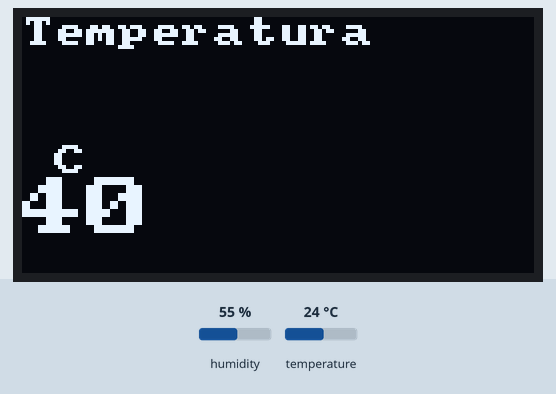
This sketch was run on a simulated ESP8266 (NodeMCU). Parts: 128×64 one-colour display. Inputs (shaded band) come from the test bench; at power-on: humidity 55 %, temperature 24 °C. What the sketch prints to the serial monitor is not drawn.

Above: at 2.2 s.
At 7.2 s:
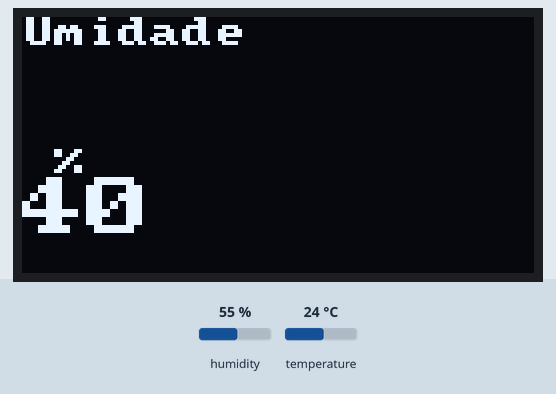

The sketch:

Andre1_medidor-temperatura-umidade.ino
```cpp
// --- Biblioteca Sensor Temperatura umidade DHT ---
#include <DHT.h>


//COPIADO PARA FUNCIONAR O DISPLAY
#include <Arduino.h>
#include <U8x8lib.h>

//#ifdef U8X8_HAVE_HW_SPI
//#include <SPI.h>
//#endif

#ifdef U8X8_HAVE_HW_I2C
#include <Wire.h>
#endif
//COPIADO PARA FUNCIONAR O DISPLAY

// --- Definições Sensor Temperatura umidade DHT ---
#define DHTPIN D3
#define DHTTYPE DHT22
DHT dht(DHTPIN, DHTTYPE);

// --- Definições Display
U8X8_SH1106_128X64_NONAME_HW_I2C u8x8(/* reset=*/ U8X8_PIN_NONE);

 int umidade;
 int temperatura;

//--DISPLAY Adafruit, não utilizado neste projeto
//#include<Adafruit_SSD1306.h>
//#define OLED_RESET LED_BUILTIN
//Adafruit_SSD1306 display(OLED_RESET);

//--SETUP
void setup() {
  Serial.begin(115200);
  configurarDisplay();
  //pinMode(LED_BUILTIN, OUTPUT);     // Initialize the LED_BUILTIN pin as an output
}

//--LOOP
void loop() {
  medirTemperaturaUmidade();
  mostrarTemperaturaUmidade();

  //analogWrite(6, 100);

}


//*************************//
//*                        //
//*---FUNÇÕES AUXILIARES---//
//*                        //
//*************************//

//--CONFIGURA O DISPLAY
void configurarDisplay(){
  //display.begin(SSD1306_SWITCHCAPVCC, 0x3C);// Refrencia arduino IC2 na web para fazer pesquisa desta porta
  //display.setTextColor(WHITE);
  //display.clearDisplay();

  u8x8.begin();
  u8x8.setFont(u8x8_font_amstrad_cpc_extended_f);
  u8x8.clear();

  //u8x8.inverse();
  //u8x8.print(" U8x8 Library ");
  //u8x8.setFont(u8x8_font_chroma48medium8_r);
  //u8x8.noInverse();
  //u8x8.setCursor(0,1);

}

// --MEDIÇÃO DE TEMPERATURA E UMIDADE
void medirTemperaturaUmidade() {
  umidade = dht.readHumidity();
  temperatura = dht.readTemperature(false);

  //digitalWrite(LED_BUILTIN, LOW);   // Turn the LED on (Note that LOW is the voltage level
  //delay(1000);

  Serial.print("Temperatura: ");
  Serial.print(temperatura);
  Serial.print("°C");
  Serial.print("   ");
  Serial.print("Umidade: ");
  Serial.println(umidade);

  //digitalWrite(LED_BUILTIN, HIGH);  // Turn the LED off by making the voltage HIGH

  delay(2000);
}

void mostrarMensagemNoDisplay(const char* texto1, int medicao, const char* texto2) {
 /*
  display.clearDisplay();
  display.setTextSize(1);
  display.setCursor(0, 0);
  display.print(texto1);
  display.setTextSize(5);
  display.setCursor(20, 20);
  display.print(medicao);
  display.setTextSize(2);
  display.print(texto2);
  display.display();
  delay(2000);
  */

  //int i;
  u8x8.clearDisplay();
  u8x8.setCursor(0, 0);
  u8x8.print(texto1);
  u8x8.setCursor(0, 4);
  u8x8.draw2x2String(0, 5, "40");
  //u8x8.print(medicao);
  u8x8.print(texto2);
  u8x8.display();
  delay(5000);

//  for( i = 19; i > 0; i-- )
//  {
//    u8x8.setCursor(3,2);
//    u8x8.print(i);
//    u8x8.print("  ");
//    delay(200);
//  }
}

void mostrarTemperaturaUmidade() {
  mostrarMensagemNoDisplay("Temperatura", (temperatura), " C");
  mostrarMensagemNoDisplay("Umidade", (umidade), " %");

}
```

Measured:
- what the display in image 0 shows lasts 5.0 s, from 2.1 s to 7.1 s
- what the display in image 1 shows lasts 7.1 s, from 7.1 s to 14.2 s
